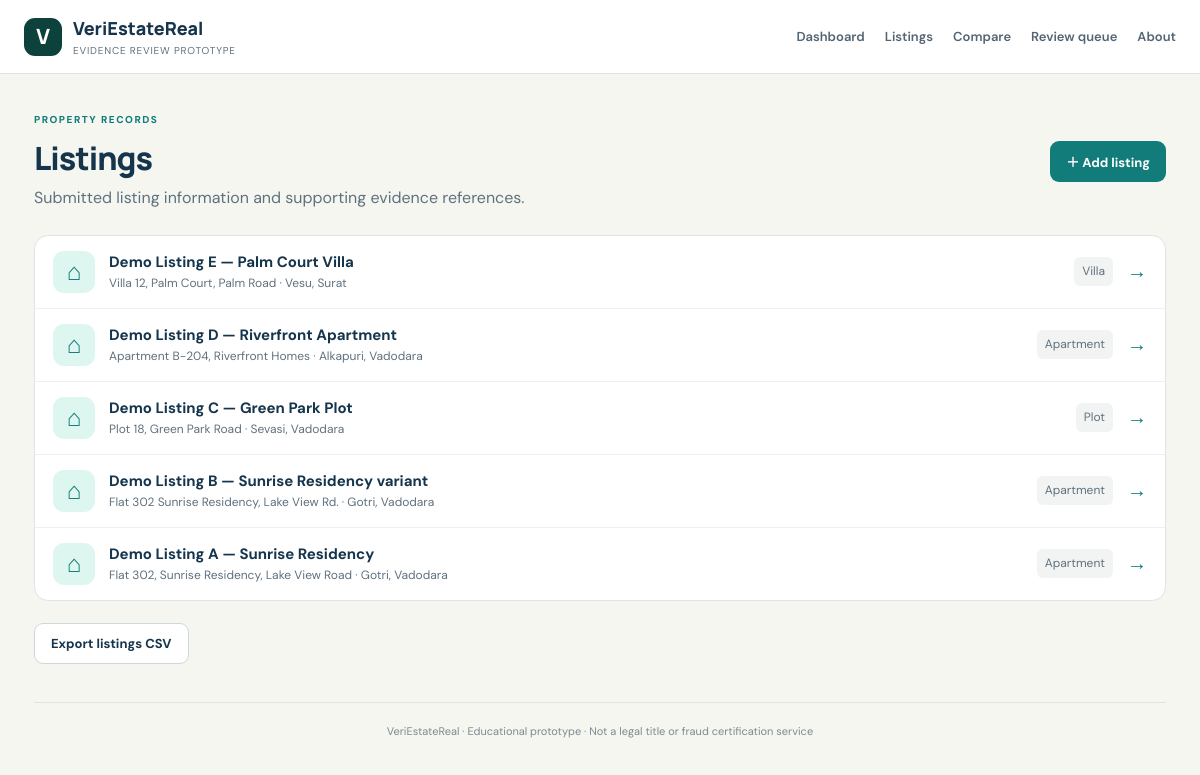
The page /listings on the database its author committed.
### tables this page shows
CREATE TABLE listings (id INTEGER PRIMARY KEY AUTOINCREMENT,title TEXT NOT NULL,address TEXT NOT NULL,locality TEXT NOT NULL,city TEXT NOT NULL,state TEXT DEFAULT '',property_type TEXT NOT NULL,area_sqft REAL,property_id TEXT DEFAULT '',description TEXT DEFAULT '',created_at TEXT DEFAULT CURRENT_TIMESTAMP);

### app.py (the view)
@app.route('/listings')
def listings(): return render_template('listings.html',listings=all_listings())

### app.py (called while the page is built)
def db():
 con=sqlite3.connect(DB); con.row_factory=sqlite3.Row; con.execute('PRAGMA foreign_keys = ON'); return con

def all_listings():
 con=db(); rows=con.execute('SELECT * FROM listings ORDER BY id DESC').fetchall(); con.close(); return rows

### templates/listings.html
{% extends 'base.html' %}{% block title %}Listings · VeriEstateReal{% endblock %}{% block content %}<div class="page-header"><div><div class="eyebrow">PROPERTY RECORDS</div><h1>Listings</h1><p class="lead">Submitted listing information and supporting evidence references.</p></div><a class="button primary" href="{{ url_for('new_listing') }}">＋ Add listing</a></div>{% if listings %}<div class="listing-table">{% for item in listings %}<a class="listing-row" href="{{ url_for('listing_detail',listing_id=item.id) }}"><span class="listing-symbol">⌂</span><span class="listing-main"><strong>{{ item.title }}</strong><small>{{ item.address }} · {{ item.locality }}, {{ item.city }}</small></span><span class="listing-type">{{ item.property_type }}</span><span class="row-arrow">→</span></a>{% endfor %}</div><div class="actions"><a class="button secondary" href="{{ url_for('export_listings') }}">Export listings CSV</a></div>{% else %}<div class="empty-state"><h3>No listings added</h3><p>Start with fictional sample records or enter a listing manually.</p><a class="button primary" href="{{ url_for('new_listing') }}">Add listing</a></div>{% endif %}{% endblock %}

### static/style.css (style rules this page uses)
:root { --navy:#15354d;--teal:#127c7a;--teald:#0d413c;--ink:#213342;--muted:#60717e;--line:#dce5e4;--paper:#f5f6f0;--white:#fff;--pale:#def6f0 }
* { box-sizing:border-box }
body { margin:0;background:var(--paper);color:var(--ink);font-family:'DM Sans',Arial,sans-serif;font-size:15px;line-height:1.55 }
a { color:inherit;text-decoration:none }
.eyebrow { font-size:10px;font-weight:800;letter-spacing:.15em;color:var(--teal);text-transform:uppercase;margin-bottom:8px }
.lead { font-size:16px;color:var(--muted);margin:0 0 18px;max-width:760px }
.actions { display:flex;gap:10px;flex-wrap:wrap;margin-top:22px }
.button { border:0;border-radius:9px;padding:11px 16px;display:inline-flex;align-items:center;justify-content:center;gap:6px;font:700 13px 'DM Sans',sans-serif;cursor:pointer }
.button.primary { background:var(--teal);color:#fff }
.button.secondary { border:1px solid #ccd9dc;background:#fff;color:var(--navy) }
.listing-table { background:#fff;border:1px solid var(--line);border-radius:14px;overflow:hidden }
.listing-row { display:flex;align-items:center;gap:14px;padding:15px 18px;border-bottom:1px solid #edf0ef }
.listing-row:last-child { border-bottom:0 }
.listing-symbol,.document-icon { width:42px;height:42px;display:grid;place-items:center;background:var(--pale);color:var(--teal);font-size:24px;border-radius:11px }
.listing-main { min-width:0;flex:1 }
.listing-main strong,.listing-main small { display:block }
.listing-main strong { color:var(--navy) }
.listing-main small { color:var(--muted);font-size:12px;white-space:nowrap;overflow:hidden;text-overflow:ellipsis }
.listing-type { color:var(--muted);font-size:12px;background:#f1f4f3;padding:5px 8px;border-radius:6px }
.row-arrow { color:var(--teal);font-size:20px }
.page-header { display:flex;align-items:center;justify-content:space-between;gap:20px;margin:4px 0 24px }
.page-header h1 { font:800 32px Manrope,sans-serif;letter-spacing:-.03em;color:var(--navy);margin:0 0 6px }
.page-header .lead { margin-bottom:0 }

### rows shown on the page
listings: title "Demo Listing E — Palm Court Villa", address "Villa 12, Palm Court, Palm Road", locality "Vesu", city "Surat", property_type "Villa"
listings: title "Demo Listing D — Riverfront Apartment", address "Apartment B-204, Riverfront Homes", locality "Alkapuri", city "Vadodara", property_type "Apartment"
listings: title "Demo Listing C — Green Park Plot", address "Plot 18, Green Park Road", locality "Sevasi", city "Vadodara", property_type "Plot"
listings: title "Demo Listing B — Sunrise Residency variant", address "Flat 302 Sunrise Residency, Lake View Rd.", locality "Gotri", city "Vadodara", property_type "Apartment"
listings: title "Demo Listing A — Sunrise Residency", address "Flat 302, Sunrise Residency, Lake View Road", locality "Gotri", city "Vadodara", property_type "Apartment"
